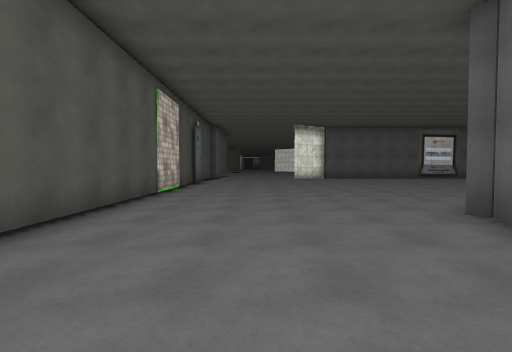
View 1 (above)

21 first-person views from a walk through a Unity game level. The camera is 1.4 m above the floor, tilts 2° down and sees 85° across. The floor is counted in squares, 1.8 m on a side. Each view is taken from the middle of a square. On the plan, view 1 faces up. The plan holds only what a view shows up to about 10 squares ahead; the rest is blank. The place goes on beyond the plan. The player is left out. Some surface patterns are stand-ins.

View 2
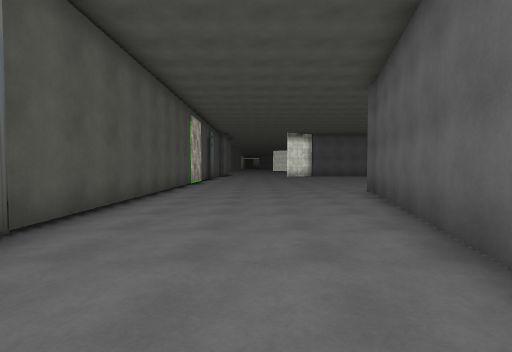

View 3
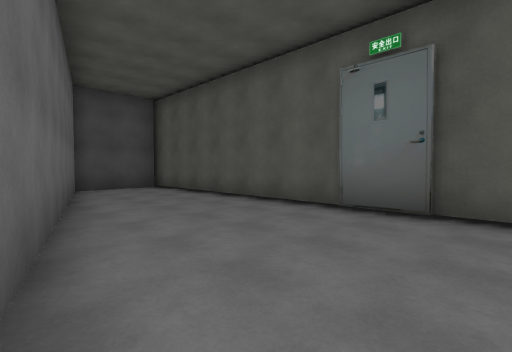

View 4
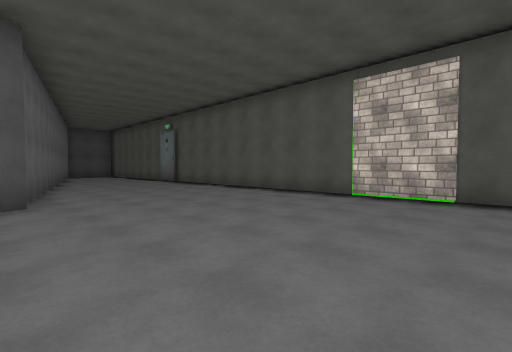

View 5
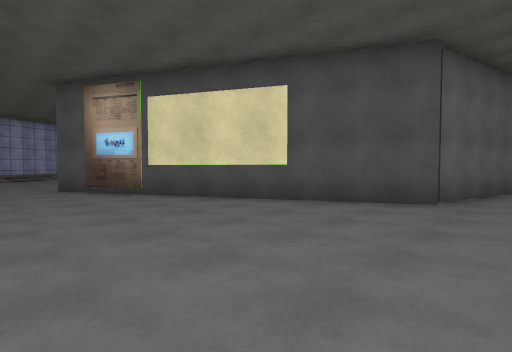

View 6
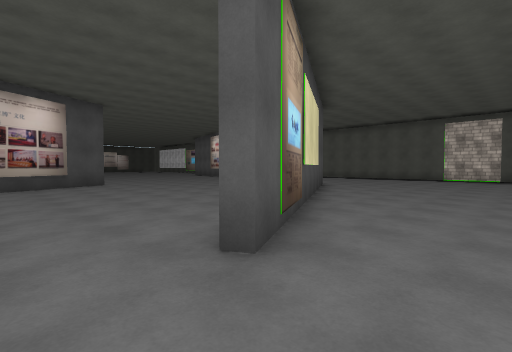

View 7
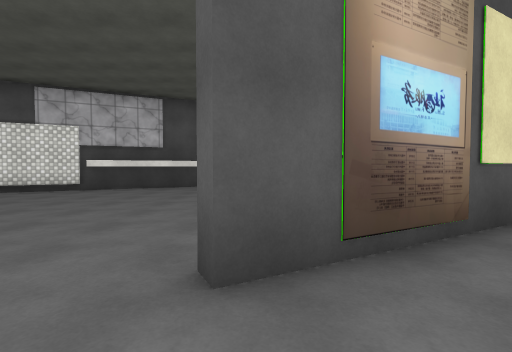

View 8
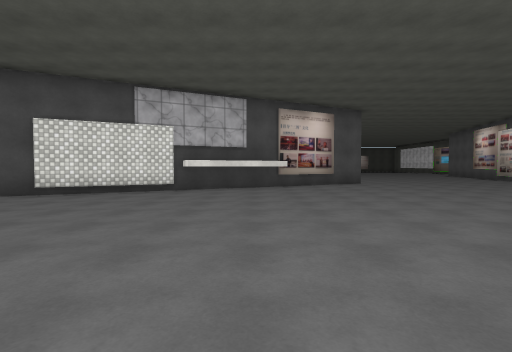

View 9
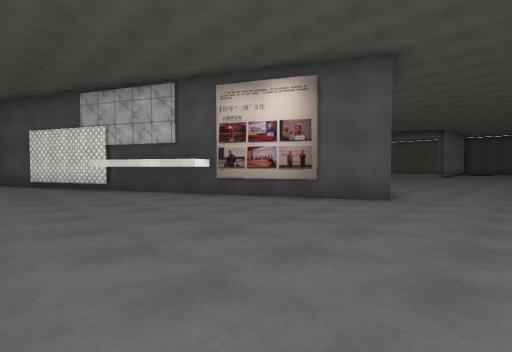

View 10
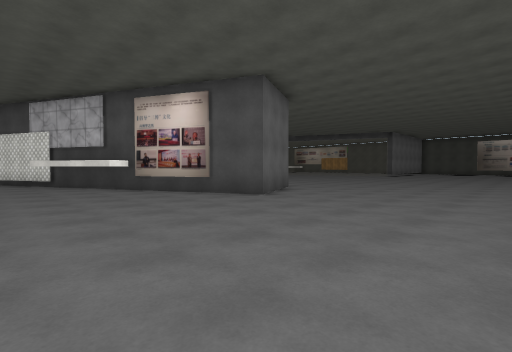

View 11
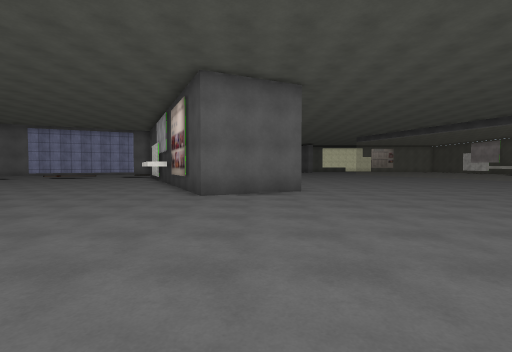

View 12
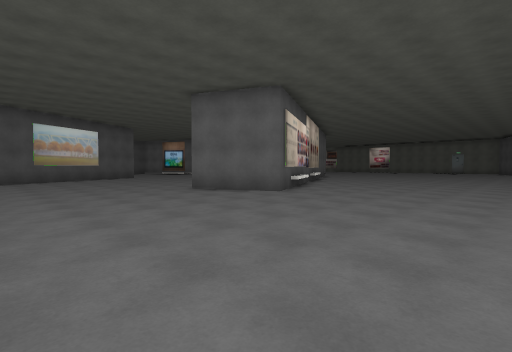

View 13
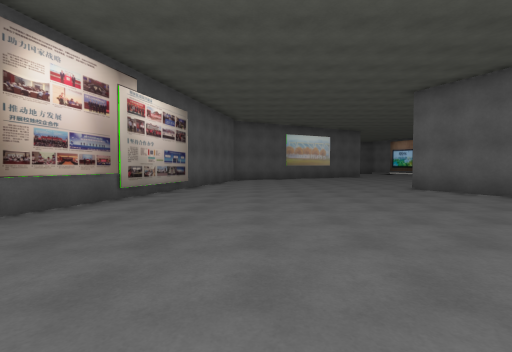

View 14
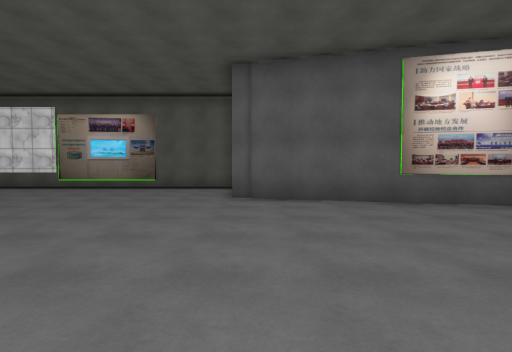

View 15
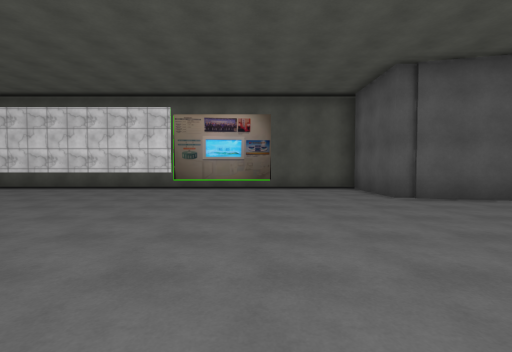

View 16
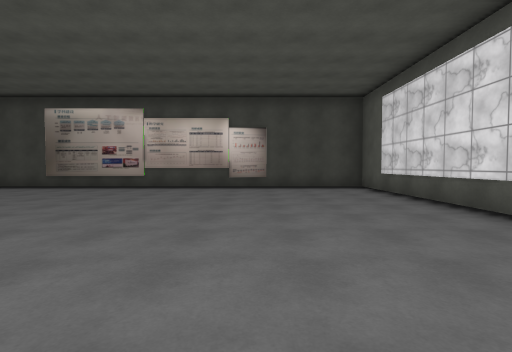

View 17
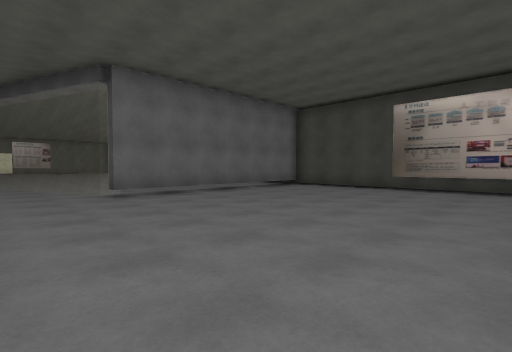

View 18
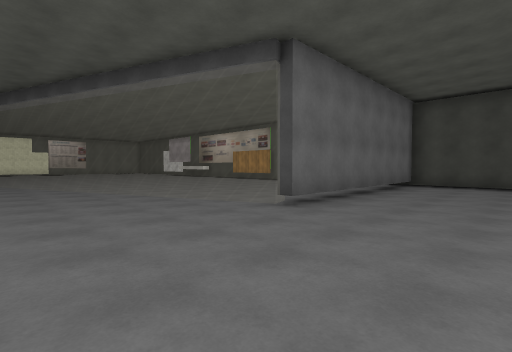

View 19
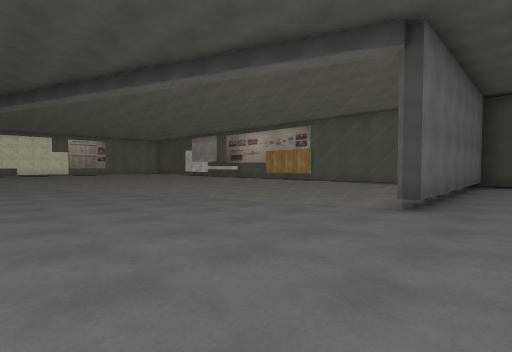

View 20
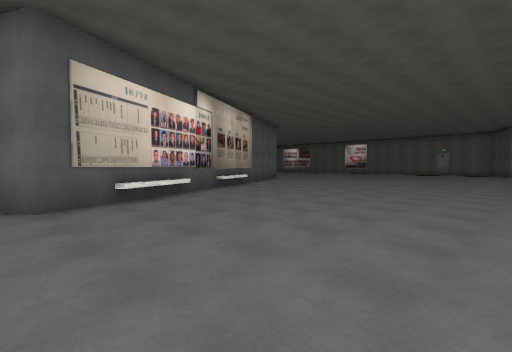

View 21
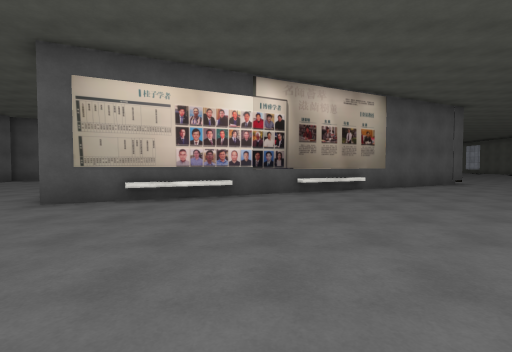

### Floor plan
Key: @ floor where view 1 was taken; # wall or solid block; . floor; = window, fence, low wall or low ledge.
Columns run from 3 left of view 1 to 24 right of it. Each row starts with its distance up from view 1.
 11 #..................
 10 #...................
  9 #..............#.....
  8 #............###......
  7 #..........###.........
  6 #........### ...........
  5 #......### ..............
  4 #......#.................#
  3 #.....##..............####
  2 #.....# ..........#####
  1 #.....# .........####
  0 #..@..# ........###   ###...
 -1 #....##.......### # ###.....
 -2 #....#........# # ###......
 -3 #....#........#####........
 -4 #....#.........##.........
 -5 #...##...................
 -6 #...#....................
 -7 #...#.....................
 -8 #...#......................
 -9 #..##......................
-10 ####.....................
-11 #.........     ..
-12 #........     ...........
-13 #.........  ..............==
-14 #.......... ............===
-15 #....................===..
-16 #.................====...
-17 #...............===.....
-18 #...............#......
-19 #...............#.....
-20 #...............#....
-21 #...............#...
-22 #...............#..
-23 #...............#
-24 #...............#
-25 #################

Where each view was taken, in squares from view 1:
view 1: 0 up, 0 right, facing up
view 2: 4 down, 0 right, facing up
view 3: 0 up, 2 right, facing down-left
view 4: 11 up, 4 right, facing down-left
view 5: 11 up, 2 right, facing down-right
view 6: 11 up, 14 right, facing down-left
view 7: 11 up, 12 right, facing down
view 8: 11 up, 15 right, facing down
view 9: 5 up, 8 right, facing down-right
view 10: 4 up, 5 right, facing down-right
view 11: 3 down, 3 right, facing right
view 12: 10 down, 5 right, facing up-right
view 13: 11 down, 5 right, facing up
view 14: 10 down, 7 right, facing left
view 15: 14 down, 7 right, facing left
view 16: 15 down, 1 right, facing down
view 17: 15 down, 5 right, facing down-right
view 18: 13 down, 9 right, facing down-right
view 19: 12 down, 11 right, facing down-right
view 20: 10 down, 11 right, facing up-right
view 21: 10 down, 16 right, facing up
